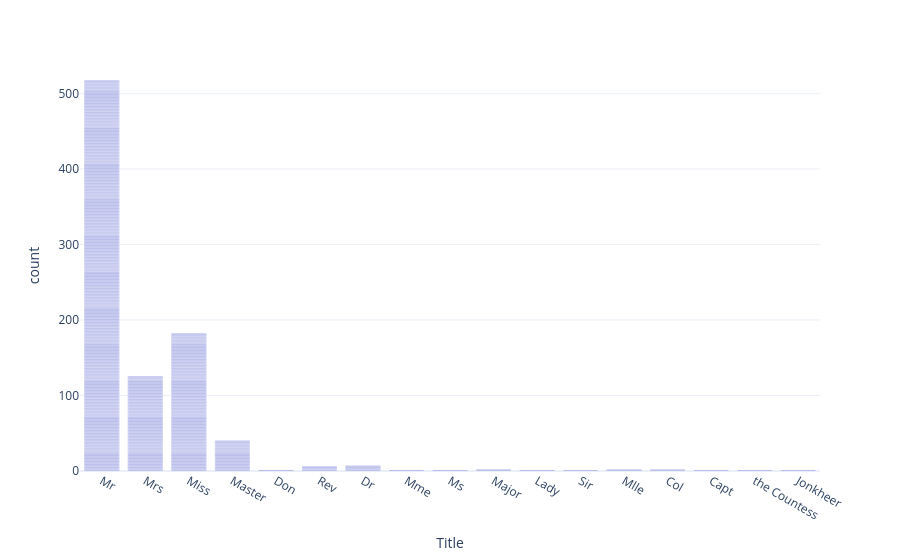

The code cell stored with this chart in its notebook:
### Markdown cell above
f. If some of these titles are equivalent, convert them so that they all fall into the same category.

### Code cell
px.bar(data, 'Title')

### Figure 1 — Plotly figure (JSON) as saved in the notebook; plotly's stock layout.template omitted (floating-point values rounded to 4 significant figures; data arrays with more than 128 entries replaced by an {"elided": "..."} marker saying what was removed)
{"data": [{"hovertemplate": "Title=%{x}<br>count=%{y}<extra></extra>", "legendgroup": "", "marker": {"color": "#3B47C4", "pattern": {"shape": ""}}, "name": "", "orientation": "v", "showlegend": false, "textposition": "auto", "type": "bar", "x": {"elided": "891 str values"}, "xaxis": "x", "y": {"elided": "891 int values"}, "yaxis": "y"}], "layout": {"barmode": "relative", "legend": {"tracegroupgap": 0}, "margin": {"t": 60}, "xaxis": {"anchor": "y", "domain": [0.0, 1.0], "title": {"text": "Title"}}, "yaxis": {"anchor": "x", "domain": [0.0, 1.0], "title": {"text": "count"}}}}
